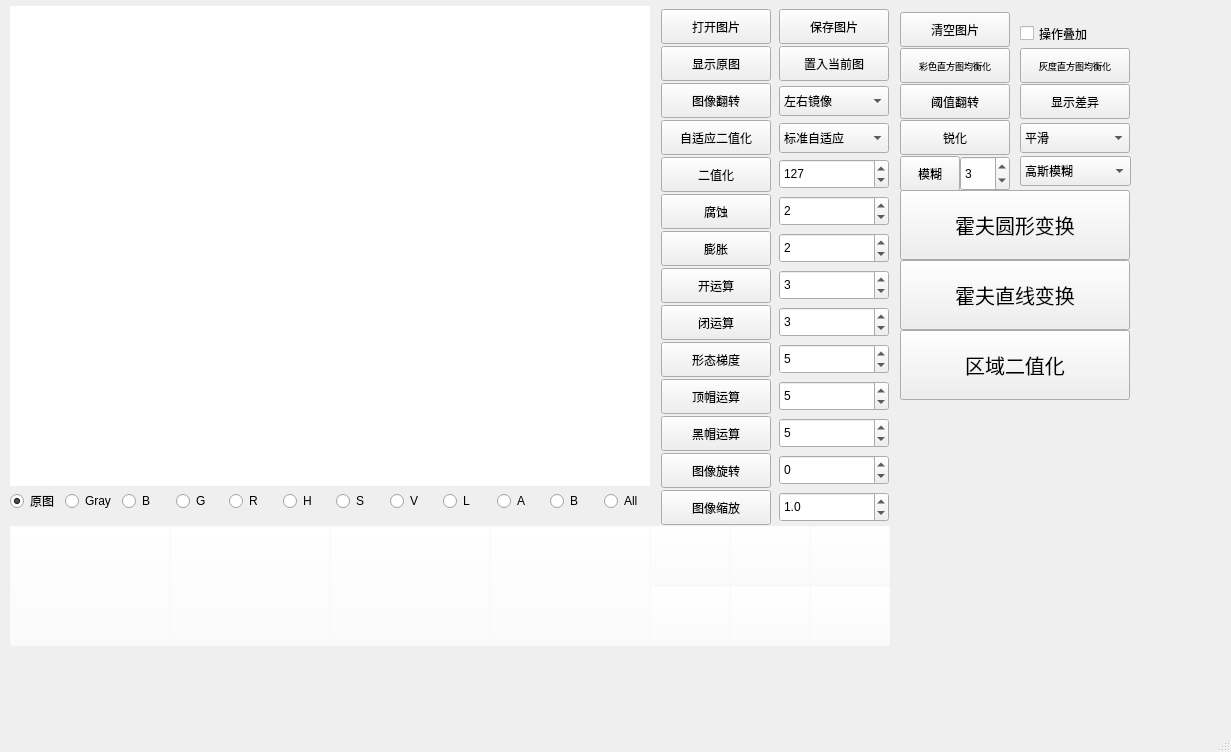
<?xml version="1.0" encoding="UTF-8"?>
<ui version="4.0">
 <class>MainWindow</class>
 <widget class="QMainWindow" name="MainWindow">
  <property name="geometry">
   <rect>
    <x>0</x>
    <y>0</y>
    <width>1231</width>
    <height>752</height>
   </rect>
  </property>
  <property name="minimumSize">
   <size>
    <width>0</width>
    <height>0</height>
   </size>
  </property>
  <property name="maximumSize">
   <size>
    <width>16777215</width>
    <height>16777215</height>
   </size>
  </property>
  <property name="windowTitle">
   <string>图像处理</string>
  </property>
  <property name="windowIcon">
   <iconset>
    <normaloff>main.ico</normaloff>main.ico</iconset>
  </property>
  <widget class="QWidget" name="centralwidget">
   <widget class="QPushButton" name="pushButton_14">
    <property name="geometry">
     <rect>
      <x>661</x>
      <y>83</y>
      <width>110</width>
      <height>35</height>
     </rect>
    </property>
    <property name="text">
     <string>图像翻转</string>
    </property>
   </widget>
   <widget class="QPushButton" name="pushButton_27">
    <property name="geometry">
     <rect>
      <x>900</x>
      <y>48</y>
      <width>110</width>
      <height>35</height>
     </rect>
    </property>
    <property name="font">
     <font>
      <pointsize>7</pointsize>
     </font>
    </property>
    <property name="text">
     <string>彩色直方图均衡化</string>
    </property>
   </widget>
   <widget class="QPushButton" name="pushButton_00">
    <property name="geometry">
     <rect>
      <x>10</x>
      <y>526</y>
      <width>160</width>
      <height>120</height>
     </rect>
    </property>
    <property name="styleSheet">
     <string notr="true">background-color: rgba(255, 255, 255, 0);
</string>
    </property>
    <property name="text">
     <string/>
    </property>
   </widget>
   <widget class="QLabel" name="label">
    <property name="geometry">
     <rect>
      <x>10</x>
      <y>6</y>
      <width>640</width>
      <height>480</height>
     </rect>
    </property>
    <property name="styleSheet">
     <string notr="true">background-color: rgba(255, 255, 255, 255);</string>
    </property>
    <property name="text">
     <string/>
    </property>
   </widget>
   <widget class="QComboBox" name="comboBox_4">
    <property name="geometry">
     <rect>
      <x>1020</x>
      <y>156</y>
      <width>111</width>
      <height>30</height>
     </rect>
    </property>
    <property name="styleSheet">
     <string notr="true"/>
    </property>
    <property name="currentText">
     <string>高斯模糊</string>
    </property>
    <property name="currentIndex">
     <number>1</number>
    </property>
    <item>
     <property name="text">
      <string>均值模糊</string>
     </property>
    </item>
    <item>
     <property name="text">
      <string>高斯模糊</string>
     </property>
    </item>
    <item>
     <property name="text">
      <string>中值模糊</string>
     </property>
    </item>
   </widget>
   <widget class="QPushButton" name="pushButton_11">
    <property name="geometry">
     <rect>
      <x>779</x>
      <y>9</y>
      <width>110</width>
      <height>35</height>
     </rect>
    </property>
    <property name="text">
     <string>保存图片</string>
    </property>
   </widget>
   <widget class="QLabel" name="label_01">
    <property name="geometry">
     <rect>
      <x>170</x>
      <y>526</y>
      <width>160</width>
      <height>120</height>
     </rect>
    </property>
    <property name="styleSheet">
     <string notr="true">background-color: rgba(250, 255, 255,150);</string>
    </property>
    <property name="text">
     <string/>
    </property>
   </widget>
   <widget class="QLabel" name="label_03">
    <property name="geometry">
     <rect>
      <x>490</x>
      <y>526</y>
      <width>160</width>
      <height>120</height>
     </rect>
    </property>
    <property name="styleSheet">
     <string notr="true">background-color: rgba(250, 255, 255,150);</string>
    </property>
    <property name="text">
     <string/>
    </property>
   </widget>
   <widget class="QPushButton" name="pushButton_23">
    <property name="geometry">
     <rect>
      <x>661</x>
      <y>416</y>
      <width>110</width>
      <height>35</height>
     </rect>
    </property>
    <property name="text">
     <string>黑帽运算</string>
    </property>
   </widget>
   <widget class="QWidget" name="horizontalLayoutWidget">
    <property name="geometry">
     <rect>
      <x>10</x>
      <y>486</y>
      <width>641</width>
      <height>31</height>
     </rect>
    </property>
    <layout class="QHBoxLayout" name="horizontalLayout">
     <item>
      <widget class="QRadioButton" name="radioButton">
       <property name="text">
        <string>原图</string>
       </property>
       <property name="checked">
        <bool>true</bool>
       </property>
       <property name="autoRepeat">
        <bool>false</bool>
       </property>
      </widget>
     </item>
     <item>
      <widget class="QRadioButton" name="radioButton_00">
       <property name="text">
        <string>Gray</string>
       </property>
      </widget>
     </item>
     <item>
      <widget class="QRadioButton" name="radioButton_01">
       <property name="text">
        <string>B</string>
       </property>
      </widget>
     </item>
     <item>
      <widget class="QRadioButton" name="radioButton_02">
       <property name="text">
        <string>G</string>
       </property>
      </widget>
     </item>
     <item>
      <widget class="QRadioButton" name="radioButton_03">
       <property name="text">
        <string>R</string>
       </property>
      </widget>
     </item>
     <item>
      <widget class="QRadioButton" name="radioButton_04">
       <property name="text">
        <string>H</string>
       </property>
      </widget>
     </item>
     <item>
      <widget class="QRadioButton" name="radioButton_05">
       <property name="text">
        <string>S</string>
       </property>
      </widget>
     </item>
     <item>
      <widget class="QRadioButton" name="radioButton_06">
       <property name="text">
        <string>V</string>
       </property>
      </widget>
     </item>
     <item>
      <widget class="QRadioButton" name="radioButton_07">
       <property name="text">
        <string>L</string>
       </property>
      </widget>
     </item>
     <item>
      <widget class="QRadioButton" name="radioButton_08">
       <property name="text">
        <string>A</string>
       </property>
      </widget>
     </item>
     <item>
      <widget class="QRadioButton" name="radioButton_09">
       <property name="text">
        <string>B</string>
       </property>
      </widget>
     </item>
     <item>
      <widget class="QRadioButton" name="radioButton_10">
       <property name="text">
        <string>All</string>
       </property>
      </widget>
     </item>
    </layout>
   </widget>
   <widget class="QPushButton" name="pushButton_22">
    <property name="geometry">
     <rect>
      <x>661</x>
      <y>379</y>
      <width>110</width>
      <height>35</height>
     </rect>
    </property>
    <property name="text">
     <string>顶帽运算</string>
    </property>
   </widget>
   <widget class="QDoubleSpinBox" name="doubleSpinBox_00">
    <property name="geometry">
     <rect>
      <x>779</x>
      <y>159</y>
      <width>110</width>
      <height>30</height>
     </rect>
    </property>
    <property name="accelerated">
     <bool>true</bool>
    </property>
    <property name="decimals">
     <number>0</number>
    </property>
    <property name="maximum">
     <double>255.000000000000000</double>
    </property>
    <property name="singleStep">
     <double>1.000000000000000</double>
    </property>
    <property name="value">
     <double>127.000000000000000</double>
    </property>
   </widget>
   <widget class="QPushButton" name="pushButton_19">
    <property name="geometry">
     <rect>
      <x>661</x>
      <y>268</y>
      <width>110</width>
      <height>35</height>
     </rect>
    </property>
    <property name="text">
     <string>开运算</string>
    </property>
   </widget>
   <widget class="QLabel" name="label_09">
    <property name="geometry">
     <rect>
      <x>810</x>
      <y>586</y>
      <width>80</width>
      <height>60</height>
     </rect>
    </property>
    <property name="styleSheet">
     <string notr="true">background-color: rgba(250, 255, 255,150);</string>
    </property>
    <property name="text">
     <string/>
    </property>
   </widget>
   <widget class="QCheckBox" name="checkBox">
    <property name="geometry">
     <rect>
      <x>1020</x>
      <y>16</y>
      <width>110</width>
      <height>35</height>
     </rect>
    </property>
    <property name="acceptDrops">
     <bool>false</bool>
    </property>
    <property name="styleSheet">
     <string notr="true"/>
    </property>
    <property name="text">
     <string>操作叠加</string>
    </property>
    <property name="checked">
     <bool>false</bool>
    </property>
    <property name="tabletTracking" stdset="0">
     <bool>false</bool>
    </property>
   </widget>
   <widget class="QPushButton" name="pushButton_05">
    <property name="geometry">
     <rect>
      <x>650</x>
      <y>586</y>
      <width>80</width>
      <height>60</height>
     </rect>
    </property>
    <property name="styleSheet">
     <string notr="true">background-color: rgba(255, 255, 255, 0);
</string>
    </property>
    <property name="text">
     <string/>
    </property>
   </widget>
   <widget class="QDoubleSpinBox" name="doubleSpinBox_05">
    <property name="geometry">
     <rect>
      <x>779</x>
      <y>344</y>
      <width>110</width>
      <height>30</height>
     </rect>
    </property>
    <property name="accelerated">
     <bool>true</bool>
    </property>
    <property name="decimals">
     <number>0</number>
    </property>
    <property name="minimum">
     <double>1.000000000000000</double>
    </property>
    <property name="maximum">
     <double>1000.000000000000000</double>
    </property>
    <property name="singleStep">
     <double>1.000000000000000</double>
    </property>
    <property name="value">
     <double>5.000000000000000</double>
    </property>
   </widget>
   <widget class="QPushButton" name="pushButton_29">
    <property name="geometry">
     <rect>
      <x>900</x>
      <y>84</y>
      <width>110</width>
      <height>35</height>
     </rect>
    </property>
    <property name="text">
     <string>阈值翻转</string>
    </property>
   </widget>
   <widget class="QComboBox" name="comboBox_1">
    <property name="geometry">
     <rect>
      <x>779</x>
      <y>86</y>
      <width>110</width>
      <height>30</height>
     </rect>
    </property>
    <property name="currentText">
     <string>左右镜像</string>
    </property>
    <property name="currentIndex">
     <number>1</number>
    </property>
    <item>
     <property name="text">
      <string>上下镜像</string>
     </property>
    </item>
    <item>
     <property name="text">
      <string>左右镜像</string>
     </property>
    </item>
   </widget>
   <widget class="QLabel" name="label_06">
    <property name="geometry">
     <rect>
      <x>730</x>
      <y>526</y>
      <width>80</width>
      <height>60</height>
     </rect>
    </property>
    <property name="styleSheet">
     <string notr="true">background-color: rgba(250, 255, 255,150);</string>
    </property>
    <property name="text">
     <string/>
    </property>
   </widget>
   <widget class="QPushButton" name="pushButton_12">
    <property name="geometry">
     <rect>
      <x>661</x>
      <y>46</y>
      <width>110</width>
      <height>35</height>
     </rect>
    </property>
    <property name="text">
     <string>显示原图</string>
    </property>
   </widget>
   <widget class="QPushButton" name="pushButton_33">
    <property name="geometry">
     <rect>
      <x>900</x>
      <y>190</y>
      <width>230</width>
      <height>70</height>
     </rect>
    </property>
    <property name="font">
     <font>
      <pointsize>15</pointsize>
      <weight>50</weight>
      <italic>false</italic>
      <bold>false</bold>
      <stylestrategy>PreferDefault</stylestrategy>
     </font>
    </property>
    <property name="text">
     <string>霍夫圆形变换</string>
    </property>
   </widget>
   <widget class="QPushButton" name="pushButton_07">
    <property name="geometry">
     <rect>
      <x>730</x>
      <y>586</y>
      <width>80</width>
      <height>60</height>
     </rect>
    </property>
    <property name="styleSheet">
     <string notr="true">background-color: rgba(255, 255, 255, 0);
</string>
    </property>
    <property name="text">
     <string/>
    </property>
   </widget>
   <widget class="QLabel" name="label_02">
    <property name="geometry">
     <rect>
      <x>330</x>
      <y>526</y>
      <width>160</width>
      <height>120</height>
     </rect>
    </property>
    <property name="styleSheet">
     <string notr="true">background-color: rgba(250, 255, 255,150);</string>
    </property>
    <property name="text">
     <string/>
    </property>
   </widget>
   <widget class="QComboBox" name="comboBox_2">
    <property name="geometry">
     <rect>
      <x>779</x>
      <y>123</y>
      <width>110</width>
      <height>30</height>
     </rect>
    </property>
    <property name="currentIndex">
     <number>0</number>
    </property>
    <item>
     <property name="text">
      <string>标准自适应</string>
     </property>
    </item>
    <item>
     <property name="text">
      <string>高斯自适应</string>
     </property>
    </item>
    <item>
     <property name="text">
      <string>均值自适应</string>
     </property>
    </item>
   </widget>
   <widget class="QPushButton" name="pushButton_30">
    <property name="geometry">
     <rect>
      <x>1020</x>
      <y>84</y>
      <width>110</width>
      <height>35</height>
     </rect>
    </property>
    <property name="text">
     <string>显示差异</string>
    </property>
   </widget>
   <widget class="QLabel" name="label_05">
    <property name="geometry">
     <rect>
      <x>650</x>
      <y>586</y>
      <width>80</width>
      <height>60</height>
     </rect>
    </property>
    <property name="styleSheet">
     <string notr="true">background-color: rgba(250, 255, 255,150);</string>
    </property>
    <property name="text">
     <string/>
    </property>
   </widget>
   <widget class="QPushButton" name="pushButton_20">
    <property name="geometry">
     <rect>
      <x>661</x>
      <y>305</y>
      <width>110</width>
      <height>35</height>
     </rect>
    </property>
    <property name="text">
     <string>闭运算</string>
    </property>
   </widget>
   <widget class="QPushButton" name="pushButton_25">
    <property name="geometry">
     <rect>
      <x>661</x>
      <y>490</y>
      <width>110</width>
      <height>35</height>
     </rect>
    </property>
    <property name="text">
     <string>图像缩放</string>
    </property>
   </widget>
   <widget class="QPushButton" name="pushButton_13">
    <property name="geometry">
     <rect>
      <x>779</x>
      <y>46</y>
      <width>110</width>
      <height>35</height>
     </rect>
    </property>
    <property name="text">
     <string>置入当前图</string>
    </property>
   </widget>
   <widget class="QPushButton" name="pushButton_04">
    <property name="geometry">
     <rect>
      <x>650</x>
      <y>526</y>
      <width>80</width>
      <height>60</height>
     </rect>
    </property>
    <property name="styleSheet">
     <string notr="true">background-color: rgba(255, 255, 255, 0);
</string>
    </property>
    <property name="text">
     <string/>
    </property>
   </widget>
   <widget class="QDoubleSpinBox" name="doubleSpinBox_04">
    <property name="geometry">
     <rect>
      <x>779</x>
      <y>307</y>
      <width>110</width>
      <height>30</height>
     </rect>
    </property>
    <property name="accelerated">
     <bool>true</bool>
    </property>
    <property name="decimals">
     <number>0</number>
    </property>
    <property name="minimum">
     <double>1.000000000000000</double>
    </property>
    <property name="maximum">
     <double>100.000000000000000</double>
    </property>
    <property name="singleStep">
     <double>1.000000000000000</double>
    </property>
    <property name="value">
     <double>3.000000000000000</double>
    </property>
   </widget>
   <widget class="QDoubleSpinBox" name="doubleSpinBox_02">
    <property name="geometry">
     <rect>
      <x>779</x>
      <y>233</y>
      <width>110</width>
      <height>30</height>
     </rect>
    </property>
    <property name="accelerated">
     <bool>true</bool>
    </property>
    <property name="decimals">
     <number>0</number>
    </property>
    <property name="minimum">
     <double>1.000000000000000</double>
    </property>
    <property name="maximum">
     <double>30.000000000000000</double>
    </property>
    <property name="singleStep">
     <double>1.000000000000000</double>
    </property>
    <property name="value">
     <double>2.000000000000000</double>
    </property>
   </widget>
   <widget class="QPushButton" name="pushButton_09">
    <property name="geometry">
     <rect>
      <x>810</x>
      <y>586</y>
      <width>80</width>
      <height>60</height>
     </rect>
    </property>
    <property name="styleSheet">
     <string notr="true">background-color: rgba(255, 255, 255, 0);
</string>
    </property>
    <property name="text">
     <string/>
    </property>
   </widget>
   <widget class="QPushButton" name="pushButton_16">
    <property name="geometry">
     <rect>
      <x>661</x>
      <y>157</y>
      <width>110</width>
      <height>35</height>
     </rect>
    </property>
    <property name="text">
     <string>二值化</string>
    </property>
   </widget>
   <widget class="QDoubleSpinBox" name="doubleSpinBox_01">
    <property name="geometry">
     <rect>
      <x>779</x>
      <y>196</y>
      <width>110</width>
      <height>30</height>
     </rect>
    </property>
    <property name="accelerated">
     <bool>true</bool>
    </property>
    <property name="decimals">
     <number>0</number>
    </property>
    <property name="minimum">
     <double>1.000000000000000</double>
    </property>
    <property name="maximum">
     <double>30.000000000000000</double>
    </property>
    <property name="singleStep">
     <double>1.000000000000000</double>
    </property>
    <property name="value">
     <double>2.000000000000000</double>
    </property>
   </widget>
   <widget class="QPushButton" name="pushButton_10">
    <property name="geometry">
     <rect>
      <x>661</x>
      <y>9</y>
      <width>110</width>
      <height>35</height>
     </rect>
    </property>
    <property name="text">
     <string>打开图片</string>
    </property>
   </widget>
   <widget class="QDoubleSpinBox" name="doubleSpinBox_08">
    <property name="geometry">
     <rect>
      <x>779</x>
      <y>455</y>
      <width>110</width>
      <height>30</height>
     </rect>
    </property>
    <property name="accelerated">
     <bool>true</bool>
    </property>
    <property name="decimals">
     <number>0</number>
    </property>
    <property name="minimum">
     <double>-360.000000000000000</double>
    </property>
    <property name="maximum">
     <double>360.000000000000000</double>
    </property>
    <property name="singleStep">
     <double>1.000000000000000</double>
    </property>
    <property name="value">
     <double>0.000000000000000</double>
    </property>
   </widget>
   <widget class="QDoubleSpinBox" name="doubleSpinBox_09">
    <property name="geometry">
     <rect>
      <x>779</x>
      <y>492</y>
      <width>110</width>
      <height>30</height>
     </rect>
    </property>
    <property name="accelerated">
     <bool>true</bool>
    </property>
    <property name="decimals">
     <number>1</number>
    </property>
    <property name="minimum">
     <double>0.100000000000000</double>
    </property>
    <property name="maximum">
     <double>10.000000000000000</double>
    </property>
    <property name="singleStep">
     <double>0.100000000000000</double>
    </property>
    <property name="value">
     <double>1.000000000000000</double>
    </property>
   </widget>
   <widget class="QPushButton" name="pushButton_17">
    <property name="geometry">
     <rect>
      <x>661</x>
      <y>194</y>
      <width>110</width>
      <height>35</height>
     </rect>
    </property>
    <property name="text">
     <string>腐蚀</string>
    </property>
   </widget>
   <widget class="QPushButton" name="pushButton_18">
    <property name="geometry">
     <rect>
      <x>661</x>
      <y>231</y>
      <width>110</width>
      <height>35</height>
     </rect>
    </property>
    <property name="text">
     <string>膨胀</string>
    </property>
   </widget>
   <widget class="QComboBox" name="comboBox_3">
    <property name="geometry">
     <rect>
      <x>1020</x>
      <y>123</y>
      <width>110</width>
      <height>30</height>
     </rect>
    </property>
    <property name="styleSheet">
     <string notr="true"/>
    </property>
    <property name="currentText">
     <string>平滑</string>
    </property>
    <property name="currentIndex">
     <number>1</number>
    </property>
    <item>
     <property name="text">
      <string>锐利</string>
     </property>
    </item>
    <item>
     <property name="text">
      <string>平滑</string>
     </property>
    </item>
   </widget>
   <widget class="QPushButton" name="pushButton_26">
    <property name="geometry">
     <rect>
      <x>900</x>
      <y>12</y>
      <width>110</width>
      <height>35</height>
     </rect>
    </property>
    <property name="text">
     <string>清空图片</string>
    </property>
   </widget>
   <widget class="QPushButton" name="pushButton_21">
    <property name="geometry">
     <rect>
      <x>661</x>
      <y>342</y>
      <width>110</width>
      <height>35</height>
     </rect>
    </property>
    <property name="text">
     <string>形态梯度</string>
    </property>
   </widget>
   <widget class="QLabel" name="label_07">
    <property name="geometry">
     <rect>
      <x>730</x>
      <y>586</y>
      <width>80</width>
      <height>60</height>
     </rect>
    </property>
    <property name="styleSheet">
     <string notr="true">background-color: rgba(250, 255, 255,150);</string>
    </property>
    <property name="text">
     <string/>
    </property>
   </widget>
   <widget class="QLabel" name="label_08">
    <property name="geometry">
     <rect>
      <x>810</x>
      <y>526</y>
      <width>80</width>
      <height>60</height>
     </rect>
    </property>
    <property name="styleSheet">
     <string notr="true">background-color: rgba(250, 255, 255,150);</string>
    </property>
    <property name="text">
     <string/>
    </property>
   </widget>
   <widget class="QPushButton" name="pushButton_15">
    <property name="geometry">
     <rect>
      <x>661</x>
      <y>120</y>
      <width>110</width>
      <height>35</height>
     </rect>
    </property>
    <property name="text">
     <string>自适应二值化</string>
    </property>
   </widget>
   <widget class="QPushButton" name="pushButton_08">
    <property name="geometry">
     <rect>
      <x>810</x>
      <y>526</y>
      <width>80</width>
      <height>60</height>
     </rect>
    </property>
    <property name="styleSheet">
     <string notr="true">background-color: rgba(255, 255, 255, 0);
</string>
    </property>
    <property name="text">
     <string/>
    </property>
   </widget>
   <widget class="QPushButton" name="pushButton_34">
    <property name="geometry">
     <rect>
      <x>900</x>
      <y>260</y>
      <width>230</width>
      <height>70</height>
     </rect>
    </property>
    <property name="font">
     <font>
      <pointsize>15</pointsize>
      <weight>50</weight>
      <italic>false</italic>
      <bold>false</bold>
      <stylestrategy>PreferDefault</stylestrategy>
     </font>
    </property>
    <property name="text">
     <string>霍夫直线变换</string>
    </property>
   </widget>
   <widget class="QLabel" name="label_00">
    <property name="geometry">
     <rect>
      <x>10</x>
      <y>526</y>
      <width>160</width>
      <height>120</height>
     </rect>
    </property>
    <property name="styleSheet">
     <string notr="true">background-color: rgba(250, 255, 255,150);</string>
    </property>
    <property name="text">
     <string/>
    </property>
   </widget>
   <widget class="QPushButton" name="pushButton_01">
    <property name="geometry">
     <rect>
      <x>170</x>
      <y>526</y>
      <width>160</width>
      <height>120</height>
     </rect>
    </property>
    <property name="styleSheet">
     <string notr="true">background-color: rgba(255, 255, 255, 0);
</string>
    </property>
    <property name="text">
     <string/>
    </property>
   </widget>
   <widget class="QPushButton" name="pushButton_24">
    <property name="geometry">
     <rect>
      <x>661</x>
      <y>453</y>
      <width>110</width>
      <height>35</height>
     </rect>
    </property>
    <property name="text">
     <string>图像旋转</string>
    </property>
   </widget>
   <widget class="QDoubleSpinBox" name="doubleSpinBox_03">
    <property name="geometry">
     <rect>
      <x>779</x>
      <y>270</y>
      <width>110</width>
      <height>30</height>
     </rect>
    </property>
    <property name="accelerated">
     <bool>true</bool>
    </property>
    <property name="decimals">
     <number>0</number>
    </property>
    <property name="minimum">
     <double>1.000000000000000</double>
    </property>
    <property name="maximum">
     <double>100.000000000000000</double>
    </property>
    <property name="singleStep">
     <double>1.000000000000000</double>
    </property>
    <property name="value">
     <double>3.000000000000000</double>
    </property>
   </widget>
   <widget class="QPushButton" name="pushButton_32">
    <property name="geometry">
     <rect>
      <x>900</x>
      <y>156</y>
      <width>60</width>
      <height>35</height>
     </rect>
    </property>
    <property name="styleSheet">
     <string notr="true"/>
    </property>
    <property name="text">
     <string>模糊</string>
    </property>
   </widget>
   <widget class="QDoubleSpinBox" name="doubleSpinBox_07">
    <property name="geometry">
     <rect>
      <x>779</x>
      <y>418</y>
      <width>110</width>
      <height>30</height>
     </rect>
    </property>
    <property name="accelerated">
     <bool>true</bool>
    </property>
    <property name="decimals">
     <number>0</number>
    </property>
    <property name="minimum">
     <double>1.000000000000000</double>
    </property>
    <property name="maximum">
     <double>1000.000000000000000</double>
    </property>
    <property name="singleStep">
     <double>1.000000000000000</double>
    </property>
    <property name="value">
     <double>5.000000000000000</double>
    </property>
   </widget>
   <widget class="QPushButton" name="pushButton_28">
    <property name="geometry">
     <rect>
      <x>1020</x>
      <y>48</y>
      <width>110</width>
      <height>35</height>
     </rect>
    </property>
    <property name="font">
     <font>
      <pointsize>7</pointsize>
     </font>
    </property>
    <property name="text">
     <string>灰度直方图均衡化</string>
    </property>
   </widget>
   <widget class="QLabel" name="label_04">
    <property name="geometry">
     <rect>
      <x>650</x>
      <y>526</y>
      <width>80</width>
      <height>60</height>
     </rect>
    </property>
    <property name="styleSheet">
     <string notr="true">background-color: rgba(250, 255, 255,150);</string>
    </property>
    <property name="text">
     <string/>
    </property>
   </widget>
   <widget class="QDoubleSpinBox" name="doubleSpinBox_06">
    <property name="geometry">
     <rect>
      <x>779</x>
      <y>381</y>
      <width>110</width>
      <height>30</height>
     </rect>
    </property>
    <property name="accelerated">
     <bool>true</bool>
    </property>
    <property name="decimals">
     <number>0</number>
    </property>
    <property name="minimum">
     <double>1.000000000000000</double>
    </property>
    <property name="maximum">
     <double>1000.000000000000000</double>
    </property>
    <property name="singleStep">
     <double>1.000000000000000</double>
    </property>
    <property name="value">
     <double>5.000000000000000</double>
    </property>
   </widget>
   <widget class="QPushButton" name="pushButton_02">
    <property name="geometry">
     <rect>
      <x>330</x>
      <y>526</y>
      <width>160</width>
      <height>120</height>
     </rect>
    </property>
    <property name="styleSheet">
     <string notr="true">background-color: rgba(255, 255, 255, 0);
</string>
    </property>
    <property name="text">
     <string/>
    </property>
   </widget>
   <widget class="QPushButton" name="pushButton_06">
    <property name="geometry">
     <rect>
      <x>730</x>
      <y>526</y>
      <width>80</width>
      <height>60</height>
     </rect>
    </property>
    <property name="styleSheet">
     <string notr="true">background-color: rgba(255, 255, 255, 0);
</string>
    </property>
    <property name="text">
     <string/>
    </property>
   </widget>
   <widget class="QDoubleSpinBox" name="doubleSpinBox_10">
    <property name="geometry">
     <rect>
      <x>960</x>
      <y>156</y>
      <width>50</width>
      <height>35</height>
     </rect>
    </property>
    <property name="styleSheet">
     <string notr="true"/>
    </property>
    <property name="accelerated">
     <bool>true</bool>
    </property>
    <property name="decimals">
     <number>0</number>
    </property>
    <property name="minimum">
     <double>1.000000000000000</double>
    </property>
    <property name="maximum">
     <double>49.000000000000000</double>
    </property>
    <property name="singleStep">
     <double>2.000000000000000</double>
    </property>
    <property name="value">
     <double>3.000000000000000</double>
    </property>
   </widget>
   <widget class="QPushButton" name="pushButton_03">
    <property name="geometry">
     <rect>
      <x>490</x>
      <y>526</y>
      <width>160</width>
      <height>120</height>
     </rect>
    </property>
    <property name="styleSheet">
     <string notr="true">background-color: rgba(255, 255, 255, 0);
</string>
    </property>
    <property name="text">
     <string/>
    </property>
   </widget>
   <widget class="QPushButton" name="pushButton_31">
    <property name="geometry">
     <rect>
      <x>900</x>
      <y>120</y>
      <width>110</width>
      <height>35</height>
     </rect>
    </property>
    <property name="styleSheet">
     <string notr="true"/>
    </property>
    <property name="text">
     <string>锐化</string>
    </property>
   </widget>
   <widget class="QPushButton" name="pushButton_35">
    <property name="geometry">
     <rect>
      <x>900</x>
      <y>330</y>
      <width>230</width>
      <height>70</height>
     </rect>
    </property>
    <property name="font">
     <font>
      <pointsize>15</pointsize>
      <weight>50</weight>
      <italic>false</italic>
      <bold>false</bold>
      <stylestrategy>PreferDefault</stylestrategy>
     </font>
    </property>
    <property name="text">
     <string>区域二值化</string>
    </property>
   </widget>
   <widget class="QLabel" name="label_0">
    <property name="geometry">
     <rect>
      <x>10</x>
      <y>10</y>
      <width>640</width>
      <height>480</height>
     </rect>
    </property>
    <property name="styleSheet">
     <string notr="true">background-color: rgba(255, 255, 255, 0);</string>
    </property>
    <property name="text">
     <string/>
    </property>
    <property name="alignment">
     <set>Qt::AlignLeading|Qt::AlignLeft|Qt::AlignTop</set>
    </property>
    <property name="margin">
     <number>4</number>
    </property>
   </widget>
   <zorder>label_05</zorder>
   <zorder>label_07</zorder>
   <zorder>label_00</zorder>
   <zorder>label_04</zorder>
   <zorder>pushButton_14</zorder>
   <zorder>pushButton_27</zorder>
   <zorder>pushButton_00</zorder>
   <zorder>label</zorder>
   <zorder>comboBox_4</zorder>
   <zorder>pushButton_11</zorder>
   <zorder>label_01</zorder>
   <zorder>label_03</zorder>
   <zorder>pushButton_23</zorder>
   <zorder>horizontalLayoutWidget</zorder>
   <zorder>pushButton_22</zorder>
   <zorder>doubleSpinBox_00</zorder>
   <zorder>pushButton_19</zorder>
   <zorder>label_09</zorder>
   <zorder>checkBox</zorder>
   <zorder>pushButton_05</zorder>
   <zorder>doubleSpinBox_05</zorder>
   <zorder>pushButton_29</zorder>
   <zorder>comboBox_1</zorder>
   <zorder>label_06</zorder>
   <zorder>pushButton_12</zorder>
   <zorder>pushButton_33</zorder>
   <zorder>pushButton_07</zorder>
   <zorder>label_02</zorder>
   <zorder>comboBox_2</zorder>
   <zorder>pushButton_30</zorder>
   <zorder>pushButton_20</zorder>
   <zorder>pushButton_25</zorder>
   <zorder>pushButton_13</zorder>
   <zorder>pushButton_04</zorder>
   <zorder>doubleSpinBox_04</zorder>
   <zorder>doubleSpinBox_02</zorder>
   <zorder>pushButton_09</zorder>
   <zorder>pushButton_16</zorder>
   <zorder>doubleSpinBox_01</zorder>
   <zorder>pushButton_10</zorder>
   <zorder>doubleSpinBox_08</zorder>
   <zorder>doubleSpinBox_09</zorder>
   <zorder>pushButton_17</zorder>
   <zorder>pushButton_18</zorder>
   <zorder>comboBox_3</zorder>
   <zorder>pushButton_26</zorder>
   <zorder>pushButton_21</zorder>
   <zorder>label_08</zorder>
   <zorder>pushButton_15</zorder>
   <zorder>pushButton_08</zorder>
   <zorder>pushButton_34</zorder>
   <zorder>pushButton_01</zorder>
   <zorder>pushButton_24</zorder>
   <zorder>doubleSpinBox_03</zorder>
   <zorder>pushButton_32</zorder>
   <zorder>doubleSpinBox_07</zorder>
   <zorder>pushButton_28</zorder>
   <zorder>doubleSpinBox_06</zorder>
   <zorder>pushButton_02</zorder>
   <zorder>pushButton_06</zorder>
   <zorder>doubleSpinBox_10</zorder>
   <zorder>pushButton_03</zorder>
   <zorder>pushButton_31</zorder>
   <zorder>pushButton_35</zorder>
   <zorder>label_0</zorder>
  </widget>
  <widget class="QMenuBar" name="menubar">
   <property name="geometry">
    <rect>
     <x>0</x>
     <y>0</y>
     <width>1231</width>
     <height>26</height>
    </rect>
   </property>
  </widget>
  <widget class="QStatusBar" name="statusbar"/>
 </widget>
 <resources/>
 <connections/>
</ui>
